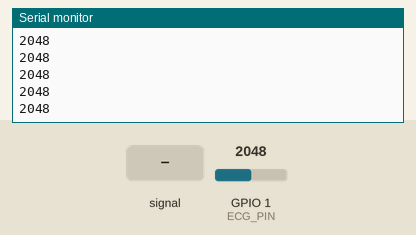
Simulated run of this sketch. Board: ESP32. On the bench: the last lines printed to the serial monitor. The inputs (shaded band) are chosen by the test bench; at power-on: GPIO 1 (ECG_PIN) = 2048 (analog values on the 0–4095 scale).

Above: at 2.2 s.
2.3 s: GPIO 1 (ECG_PIN) fed a 200 Hz sine of ±327 counts around its level
At 2.8 s:
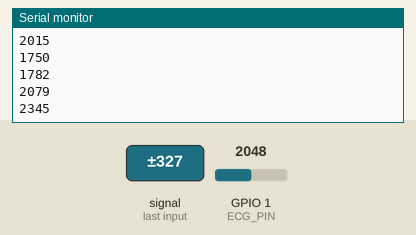
3.8 s: GPIO 1 (ECG_PIN) set to 2866
At 4.8 s:
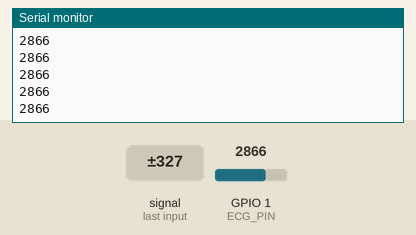
5.3 s: GPIO 1 (ECG_PIN) fed a 1000 Hz sine of ±1023 counts around its level
6.8 s: GPIO 1 (ECG_PIN) set to 2047
At 7.6 s:
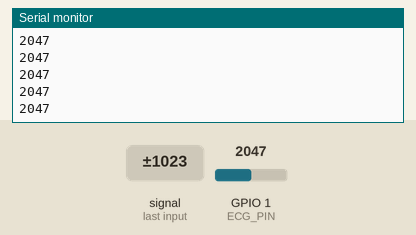
Timing chart, 0 to 9.3 s (numbered marks = the images above; inputs shaded):
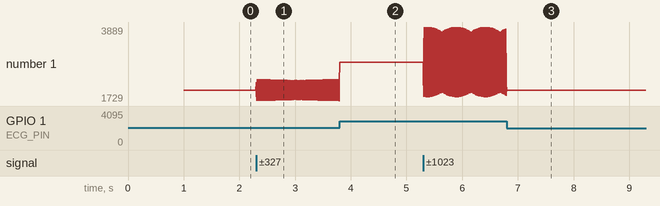

Measured:
- after the input at 2.3 s, the serial monitor: prints a new line at once (image 1)
- plotted number 1: 2048 → 2268 after the input at 2.3 s

The sketch:

Lectura_D0.ino
```cpp
const int ECG_PIN = D0;

void setup() {
  Serial.begin(115200);
  analogReadResolution(12);
  analogSetPinAttenuation(ECG_PIN, ADC_11db);

  delay(1000);
  Serial.println("Lectura D0");
}

void loop() {
  int lectura = analogRead(ECG_PIN);

  Serial.println(lectura);

  delay(4);
}
```
